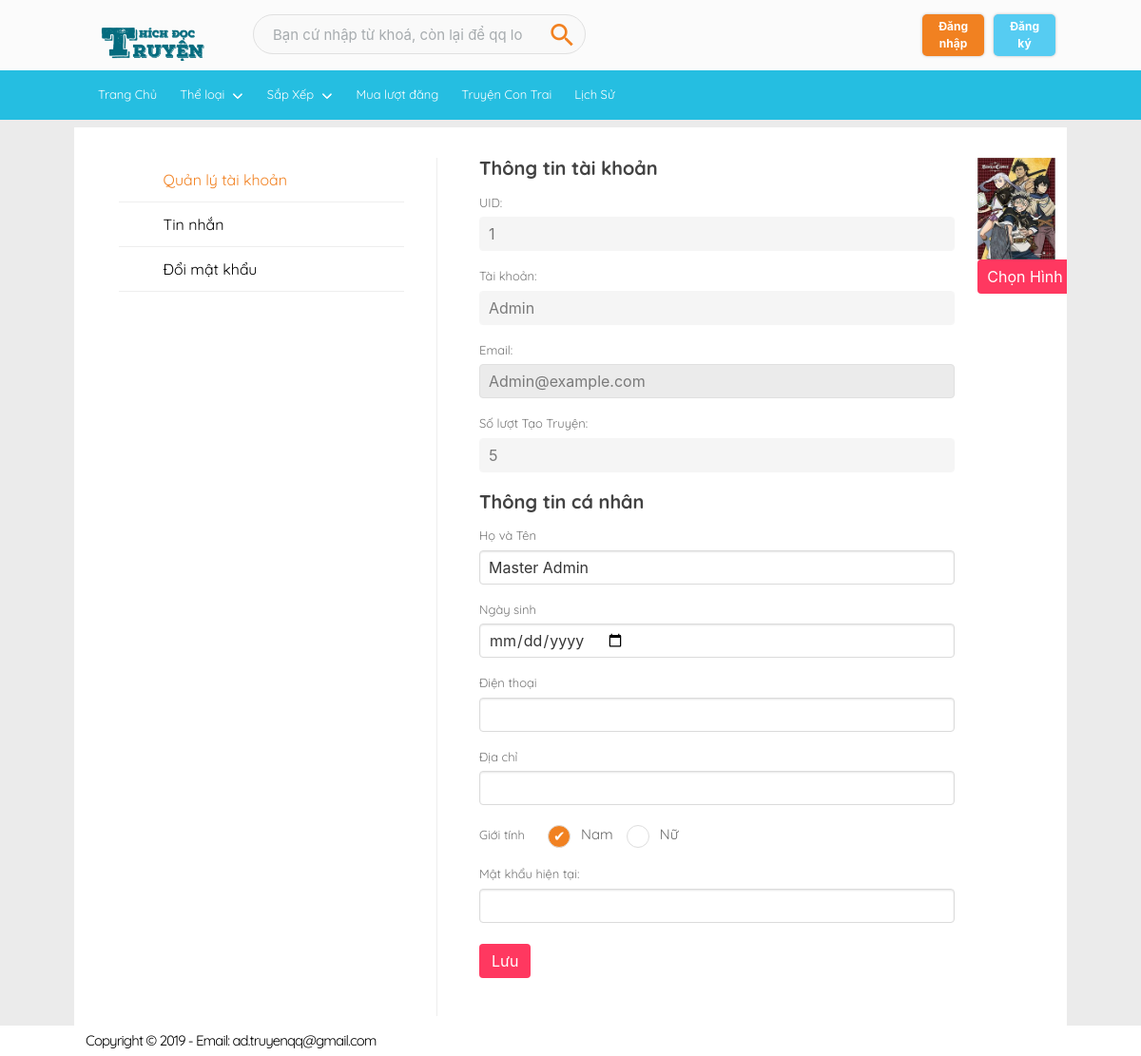
/websitetruyen/thongtincanhan.php?matk=1, run on the app's committed database.
### tables this page shows
CREATE TABLE `user` (
  `IdUser` int(11) NOT NULL,
  `Username` varchar(100) NOT NULL,
  `Email` varchar(100) NOT NULL,
  `Password` char(40) NOT NULL,
  `NgayDangKy` date NOT NULL DEFAULT current_timestamp(),
  `DangNhapLanCuoi` datetime NOT NULL,
  `UserGroup` int(11) NOT NULL,
  `HoTen` varchar(150) DEFAULT NULL,
  `NgaySinh` date DEFAULT NULL,
  `Sdt` varchar(11) DEFAULT NULL,
  `DiaChi` varchar(150) DEFAULT NULL,
  `Anh` varchar(150) DEFAULT NULL,
  `GioiTinh` tinyint(1) NOT NULL DEFAULT 0,
  `SoluotTao` tinyint(2) NOT NULL DEFAULT 5
);

### websitetruyen/Config/db.class.php (called while the page is built, shortened)
<?php
class Db
{
    protected static $connection;
    public function connect()
    {
        if (!isset(self::$connection))
        {
            $config = parse_ini_file("config.ini");
            self::$connection = new mysqli("localhost", $config["username"], $config["password"], $config["databasename"]);
        }
        return self::$connection;
    }
    public function query_execute($queryString)
    {
        $connection = $this->connect();
        $connection->query("SET NAMES utf-8");
        $result = $connection->query($queryString);
        return $result;
    }
    public function select_to_array($queryString)
    {
        $rows = array();
        $result = $this->query_execute($queryString);
        while ($item = $result->fetch_assoc())
        {
            $rows[] = $item;
        }
        return $rows;
    }
}
?>

### websitetruyen/Controller/User.class.php (called while the page is built, shortened)
<?php
require_once("Config/db.class.php");
class User
{
    public static function ThongTinNguoiDung($IdUser)
    {
        $db = new Db();
        $sql = "SELECT * FROM `user` WHERE `user`.`IdUser` = '$IdUser'";
        $result = $db->select_to_array($sql);
        return $result;
    }
}
?>

### websitetruyen/thongtincanhan.php (the view, shortened to what this page needs)
<?php
include_once("header.php");
if(!isset($_GET["matk"]))
{
    header("Location: home.php");
}else{
    $IdUser = $_GET["matk"];
    $thongtin = User::ThongTinNguoiDung($IdUser);
    $thongtin = reset($thongtin);
}
?>
<section class="main-content">
    <div class="container">
        <div class="messages columns">
            <div class="column is-narrow left pc">
                <ul class="nav-user">
                    <li><a class="li01 is-active" href="thongtincanhan.php?matk=<?php echo $thongtin["IdUser"]; ?>">Quản lý tài khoản</a></li>
                    <li><a class="li02 " href="#">Tin nhắn</a></li>
                    <li><a class="li03 " href="doimatkhau.php?matk=<?php echo $_GET["matk"]; ?>">Đổi mật khẩu</a></li>
                </ul>
            </div>
            <div class="column columns">
                <div class="user-right column">
            <?php
                 if($thongtin["Anh"] == NULL)
                 {
            ?>
            <img
                id="ImageManga"
                class="image-avatar"
                src="<?php echo "/websitetruyen/FileCSSJS/assets/images/noavatar.png"; ?>"
                width="150px"
                height="150px"
              />
              <?php } else {?>
               <img
                id="ImageManga"
                class="image-avatar"
                src="<?php echo $thongtin["Anh"]; ?>"
                width="150px"
                height="150px"
              />
              <?php } ?>
              <button
                class="button is-danger btn-avatar"
                type="button"
                id="clickFile"
              >
                Chọn Hình
              </button>
                </div>
                <div class="user-main column">
                    <div class="level title">
                        <p class="level-left has-text-weight-bold">Thông tin tài khoản</p>
                    </div>
                    <form method="POST" enctype="multipart/form-data" action="<?php $_SERVER['PHP_SELF'] ?>">
                        <div class="form-change-pass">
                            <div class="field">
                                <p class="txt">UID:</p>
                                <p class="control">
                                    <input class="input" type="text"  value="<?php echo $thongtin["IdUser"]; ?>" disabled>
                                </p>
                            </div>
                            <div class="field">
                                <p class="txt">Tài khoản:</p>
                                <p class="control">
                                    <input class="input" type="text" value="<?php echo $thongtin["Username"]; ?>" disabled>
                                </p>
                            </div>
                            <div class="field">
                                <p class="txt">Email:</p>
                                <p class="control">
                                    <input class="input" type="email" value="<?php echo $thongtin["Email"]; ?>" disabled>
                                </p>
                            </div>
                            <div class="field">
                                <p class="txt">Số lượt Tạo Truyện:</p>
                                <p class="control">
                                    <input class="input" type="number" value="<?php echo $thongtin["SoluotTao"]; ?>" disabled>
                                </p>
                            </div>
                        </div>
                        <div class="level title user-title">
                            <p class="level-left has-text-weight-bold">Thông tin cá nhân</p>
                        </div>
                        <div class="form-change-pass user-form">
                            <div class="field">
                                <p class="txt">Họ và Tên</p>
                                <p class="control">
                                    <?php if($thongtin["HoTen"]== NULL){ ?>
                                    <input class="input" type="text" id="last_name" name="HoTen" placeholder="Họ và Tên" value="">
                                    <?php } else {?>
                                    <input class="input" type="text" id="last_name" name="HoTen" value="<?php echo $thongtin["HoTen"] ?>">
                                    <?php } ?>
                                </p>
                            </div>
                            <div class="field">
                                <p class="txt">Ngày sinh</p>
                                <p class="control">
                                    <input class="input" type="date" id="NgaySinh" name="NgaySinh" value="<?php echo $thongtin["NgaySinh"] ?>">
                                </p>
                            </div>
                            <div class="field">
                                <p class="txt">Điện thoại</p>
                                <p class="control">
                                    <input class="input" type="number" id="Sdt" name="Sdt" value="<?php echo $thongtin["Sdt"] ?>">
                                </p>
                            </div>
                              <div class="field">
                                <p class="txt">Địa chỉ</p>
                                <p class="control">
                                    <input class="input" type="text" id="DiaChi" name="DiaChi" value="<?php echo $thongtin["DiaChi"] ?>">
                                </p>
                            </div>
                            <div class="field user-field">
                                <span class="txt">Giới tính</span>
                                <?php if($thongtin["GioiTinh"]== 0){ ?>
                                <label for="gender1">Nam</label>
                                <label for="gender2">Nữ</label>
                                <?php }?>
                            </div>
                            <div class="field">
                                <p class="txt">Mật khẩu hiện tại:</p>
                                <p class="control">
                                    <input class="input" name="Password" id="password_old" name="password_old" type="password" >
                                </p>
                            </div>
                            <div class="field">
                                <p class="control">
                                    <button class="button is-danger" name="updateinfo" type="submit">Lưu</button>
                                </p>
                            </div>
                    </form>
                </div>
            </div>
        </div>
    </div>
    </div>
<?php include_once("footer.php"); ?>

### data on the page
user: Anh (picture), IdUser "1", Username "Admin", Email "Admin@example.com", SoluotTao "5", HoTen "Master Admin"
